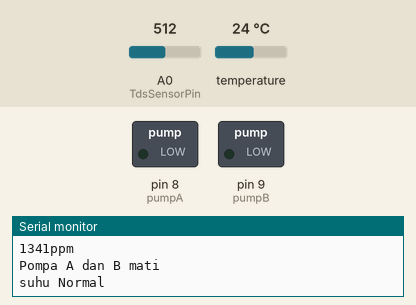
Bench run of a sketch on a simulated Arduino Uno, built with avr-gcc and run on an emulated ATmega328P. Parts: switched loads named in the sketch (green lamp = pin HIGH), the last lines printed to the serial monitor. The test bench sets the inputs (shaded band); at power-on: A0 (TdsSensorPin) = 512, temperature 24 °C.

Above: at 4.3 s.
4.4 s: A0 (TdsSensorPin) set to 399
8.1 s: A0 (TdsSensorPin) set to 367
At 9.8 s:
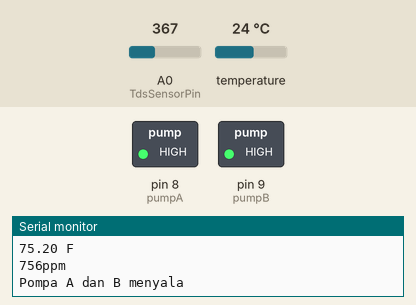
25.8 s: temperature set to 21.8 °C
33.3 s: temperature set to 20.5 °C
Timing chart, 0 to 36.3 s (numbered marks = the images above; inputs shaded):
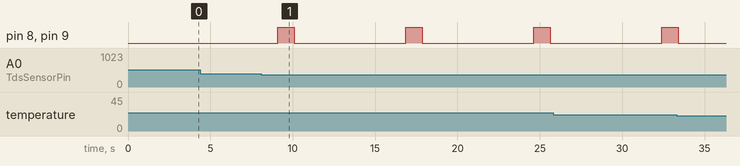

Measured:
- the behaviour switches between 381 and 380 on A0 (TdsSensorPin) (found by bisection; images 0 and 1)
- after the input at 8.1 s, pin 8 (pumpA), pin 9 (pumpB): alternates HIGH for 1.0 s and LOW for 6.8 s, starting after 0.99 s

The sketch:

Main_Program.ino
```cpp
#include <OneWire.h>
#include <DallasTemperature.h>
#include <EEPROM.h>
#include <SoftwareSerial.h>
#include "GravityTDS.h"
#define ONE_WIRE_BUS 5
#define TdsSensorPin A0
#define pumpA 8
#define pumpB 9
GravityTDS gravityTds;
OneWire oneWire(ONE_WIRE_BUS);
SoftwareSerial mySerial(2,3);
//membuat pin serial secara software, pin 2 RX, pin 3 TX
DallasTemperature sensors(&oneWire);
float temperature,tdsValue = 0;
float Celcius=0;
float Fahrenheit=0;
String suhu;
String data; //dipakai untuk data "minta"
char c;
void setup(void)
{
  Serial.begin(115200);
  mySerial.begin(115200);
  sensors.begin();
  gravityTds.setPin(TdsSensorPin);
  gravityTds.setAref(5.0);
  //reference voltage on ADC, default 5.0V on Arduino UNO
  gravityTds.setAdcRange(1024);
  //1024 for 10bit ADC;4096 for 12bit ADC
  gravityTds.begin();  //initialization
  pinMode(pumpA, OUTPUT);
  pinMode(pumpB, OUTPUT);
  digitalWrite(pumpA, LOW);
  digitalWrite(pumpB, LOW);
}

void loop(void)
{
  sensors.requestTemperatures();
  Celcius=sensors.getTempCByIndex(0);
  Fahrenheit=sensors.toFahrenheit(Celcius);
  temperature = Celcius;
  //add your temperature sensor and read it
  gravityTds.setTemperature(temperature);
  // set the temperature and execute temperature compensation
  gravityTds.update();  //sample and calculate
  tdsValue = gravityTds.getTdsValue();  // then get the value

  Serial.print(Celcius);
  Serial.print(" C  \n");
  Serial.print(Fahrenheit);
  Serial.print(" F  \n");
  Serial.print(tdsValue,0);
  Serial.println("ppm");
  if(tdsValue < 800){
    Serial.println("Pompa A dan B menyala");
    digitalWrite(pumpA,HIGH);
    digitalWrite(pumpB,HIGH);
    delay(1000);
    digitalWrite(pumpA,LOW);
    digitalWrite(pumpB,LOW);
    delay(4000);
  }else{
    Serial.println("Pompa A dan B mati");
    digitalWrite(pumpA,LOW);
    digitalWrite(pumpB,LOW);
  }
  if(Celcius > 35){
    suhu="PERINGATAN, SUHU >35 C. Silahkan gelar atap";
    Serial.println(suhu);

  }else{
    suhu="suhu Normal";
    Serial.println(suhu);
  }
  //komunikasi ke esp
  while(mySerial.available()>0){
    c = mySerial.read();
    data += c;
  }
  data.trim();
  if (data.length()>0)
    Serial.println(data);
    if (data == "minta")
      float t = Celcius;
      float p = tdsValue;
      String m = suhu;
      mySerial.print(Celcius);
      mySerial.print('#');
      mySerial.print(tdsValue);
      mySerial.print('#');
      mySerial.print(suhu);
      data ="";

  delay(2000);
}
```
